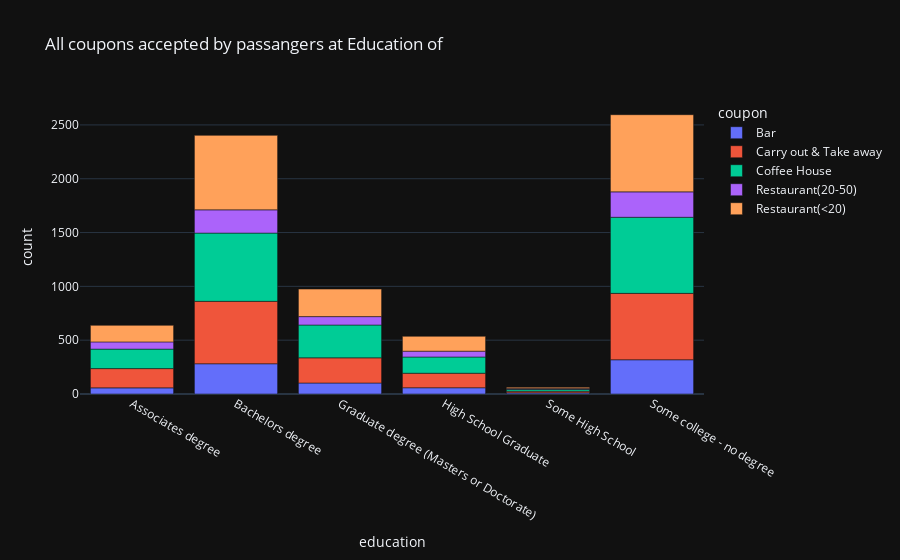

The cell this chart's notebook holds for it:
### Markdown cell above
##### The above income plots shows, the mostly accepted coupons are by passanger with income around 25000 and traveling Alone or with Friend(s) visiting cheap restaurants as Restaurant<20

### Code cell
df_gr_ag_ed = df_new_y_cp.groupby(['coupon','education'], group_keys=False)[['Y']].agg(sum)
df_gr_ag_ed.reset_index(inplace=True)
df_gr_ag_ed.rename(columns={'Y':'count'}, inplace=True)
#df_gr_ag_ed.sort_values(by=['count',], ascending=False).head(15)
fig123 = px.bar(df_gr_ag_ed, x='education', y='count', color='coupon', title="All coupons accepted by passangers at Education of")
fig123.show()

### Figure 1 — Plotly figure (JSON) as saved in the notebook; plotly's stock layout.template omitted (floating-point values rounded to 4 significant figures)
{"data": [{"alignmentgroup": "True", "hovertemplate": "coupon=Bar<br>education=%{x}<br>count=%{y}<extra></extra>", "legendgroup": "Bar", "marker": {"color": "#636efa", "pattern": {"shape": ""}}, "name": "Bar", "offsetgroup": "Bar", "orientation": "v", "showlegend": true, "textposition": "auto", "x": ["Associates degree", "Bachelors degree", "Graduate degree (Masters or Doctorate)", "High School Graduate", "Some High School", "Some college - no degree"], "xaxis": "x", "y": [57, 281, 102, 58, 11, 318], "yaxis": "y", "type": "bar"}, {"alignmentgroup": "True", "hovertemplate": "coupon=Carry out & Take away<br>education=%{x}<br>count=%{y}<extra></extra>", "legendgroup": "Carry out & Take away", "marker": {"color": "#EF553B", "pattern": {"shape": ""}}, "name": "Carry out & Take away", "offsetgroup": "Carry out & Take away", "orientation": "v", "showlegend": true, "textposition": "auto", "x": ["Associates degree", "Bachelors degree", "Graduate degree (Masters or Doctorate)", "High School Graduate", "Some High School", "Some college - no degree"], "xaxis": "x", "y": [179, 580, 234, 135, 15, 617], "yaxis": "y", "type": "bar"}, {"alignmentgroup": "True", "hovertemplate": "coupon=Coffee House<br>education=%{x}<br>count=%{y}<extra></extra>", "legendgroup": "Coffee House", "marker": {"color": "#00cc96", "pattern": {"shape": ""}}, "name": "Coffee House", "offsetgroup": "Coffee House", "orientation": "v", "showlegend": true, "textposition": "auto", "x": ["Associates degree", "Bachelors degree", "Graduate degree (Masters or Doctorate)", "High School Graduate", "Some High School", "Some college - no degree"], "xaxis": "x", "y": [181, 634, 305, 151, 17, 707], "yaxis": "y", "type": "bar"}, {"alignmentgroup": "True", "hovertemplate": "coupon=Restaurant(20-50)<br>education=%{x}<br>count=%{y}<extra></extra>", "legendgroup": "Restaurant(20-50)", "marker": {"color": "#ab63fa", "pattern": {"shape": ""}}, "name": "Restaurant(20-50)", "offsetgroup": "Restaurant(20-50)", "orientation": "v", "showlegend": true, "textposition": "auto", "x": ["Associates degree", "Bachelors degree", "Graduate degree (Masters or Doctorate)", "High School Graduate", "Some High School", "Some college - no degree"], "xaxis": "x", "y": [67, 216, 78, 54, 7, 236], "yaxis": "y", "type": "bar"}, {"alignmentgroup": "True", "hovertemplate": "coupon=Restaurant(<20)<br>education=%{x}<br>count=%{y}<extra></extra>", "legendgroup": "Restaurant(<20)", "marker": {"color": "#FFA15A", "pattern": {"shape": ""}}, "name": "Restaurant(<20)", "offsetgroup": "Restaurant(<20)", "orientation": "v", "showlegend": true, "textposition": "auto", "x": ["Associates degree", "Bachelors degree", "Graduate degree (Masters or Doctorate)", "High School Graduate", "Some High School", "Some college - no degree"], "xaxis": "x", "y": [154, 692, 256, 138, 13, 717], "yaxis": "y", "type": "bar"}], "layout": {"xaxis": {"anchor": "y", "domain": [0.0, 1.0], "title": {"text": "education"}}, "yaxis": {"anchor": "x", "domain": [0.0, 1.0], "title": {"text": "count"}}, "legend": {"title": {"text": "coupon"}, "tracegroupgap": 0}, "title": {"text": "All coupons accepted by passangers at Education of"}, "barmode": "relative"}}
